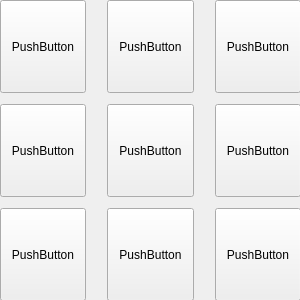
<?xml version="1.0" encoding="UTF-8"?>
<ui version="4.0">
 <class>campo</class>
 <widget class="QWidget" name="campo">
  <property name="geometry">
   <rect>
    <x>0</x>
    <y>0</y>
    <width>300</width>
    <height>300</height>
   </rect>
  </property>
  <property name="sizePolicy">
   <sizepolicy hsizetype="Maximum" vsizetype="Maximum">
    <horstretch>0</horstretch>
    <verstretch>0</verstretch>
   </sizepolicy>
  </property>
  <property name="windowTitle">
   <string>Jogo da Velha</string>
  </property>
  <property name="styleSheet">
   <string notr="true">background-image: url(:/Imagens/Grid3.png);</string>
  </property>
  <widget class="QWidget" name="gridLayoutWidget">
   <property name="geometry">
    <rect>
     <x>0</x>
     <y>0</y>
     <width>301</width>
     <height>301</height>
    </rect>
   </property>
   <layout class="QGridLayout" name="gridLayout">
    <item row="1" column="0">
     <spacer name="verticalSpacer">
      <property name="orientation">
       <enum>Qt::Vertical</enum>
      </property>
      <property name="sizeType">
       <enum>QSizePolicy::Maximum</enum>
      </property>
      <property name="sizeHint" stdset="0">
       <size>
        <width>20</width>
        <height>5</height>
       </size>
      </property>
     </spacer>
    </item>
    <item row="0" column="0">
     <widget class="QPushButton" name="pushButton_1">
      <property name="sizePolicy">
       <sizepolicy hsizetype="Ignored" vsizetype="Ignored">
        <horstretch>0</horstretch>
        <verstretch>0</verstretch>
       </sizepolicy>
      </property>
      <property name="styleSheet">
       <string notr="true">border-image: url(:/Imagens/Fundo Branco.jpg);</string>
      </property>
      <property name="text">
       <string>PushButton</string>
      </property>
     </widget>
    </item>
    <item row="2" column="0">
     <widget class="QPushButton" name="pushButton_4">
      <property name="sizePolicy">
       <sizepolicy hsizetype="Ignored" vsizetype="Ignored">
        <horstretch>0</horstretch>
        <verstretch>0</verstretch>
       </sizepolicy>
      </property>
      <property name="styleSheet">
       <string notr="true">border-image: url(:/Imagens/Fundo Branco.jpg);</string>
      </property>
      <property name="text">
       <string>PushButton</string>
      </property>
     </widget>
    </item>
    <item row="2" column="2">
     <widget class="QPushButton" name="pushButton_6">
      <property name="sizePolicy">
       <sizepolicy hsizetype="Ignored" vsizetype="Ignored">
        <horstretch>0</horstretch>
        <verstretch>0</verstretch>
       </sizepolicy>
      </property>
      <property name="styleSheet">
       <string notr="true">border-image: url(:/Imagens/Fundo Branco.jpg);</string>
      </property>
      <property name="text">
       <string>PushButton</string>
      </property>
     </widget>
    </item>
    <item row="4" column="0">
     <widget class="QPushButton" name="pushButton_5">
      <property name="sizePolicy">
       <sizepolicy hsizetype="Ignored" vsizetype="Ignored">
        <horstretch>0</horstretch>
        <verstretch>0</verstretch>
       </sizepolicy>
      </property>
      <property name="styleSheet">
       <string notr="true">border-image: url(:/Imagens/Fundo Branco.jpg);</string>
      </property>
      <property name="text">
       <string>PushButton</string>
      </property>
     </widget>
    </item>
    <item row="4" column="4">
     <widget class="QPushButton" name="pushButton_9">
      <property name="sizePolicy">
       <sizepolicy hsizetype="Ignored" vsizetype="Ignored">
        <horstretch>0</horstretch>
        <verstretch>0</verstretch>
       </sizepolicy>
      </property>
      <property name="styleSheet">
       <string notr="true">border-image: url(:/Imagens/Fundo Branco.jpg);</string>
      </property>
      <property name="text">
       <string>PushButton</string>
      </property>
     </widget>
    </item>
    <item row="2" column="4">
     <widget class="QPushButton" name="pushButton_8">
      <property name="sizePolicy">
       <sizepolicy hsizetype="Ignored" vsizetype="Ignored">
        <horstretch>0</horstretch>
        <verstretch>0</verstretch>
       </sizepolicy>
      </property>
      <property name="styleSheet">
       <string notr="true">border-image: url(:/Imagens/Fundo Branco.jpg);</string>
      </property>
      <property name="text">
       <string>PushButton</string>
      </property>
     </widget>
    </item>
    <item row="3" column="0">
     <spacer name="verticalSpacer_2">
      <property name="orientation">
       <enum>Qt::Vertical</enum>
      </property>
      <property name="sizeType">
       <enum>QSizePolicy::Maximum</enum>
      </property>
      <property name="sizeHint" stdset="0">
       <size>
        <width>20</width>
        <height>5</height>
       </size>
      </property>
     </spacer>
    </item>
    <item row="4" column="2">
     <widget class="QPushButton" name="pushButton_7">
      <property name="sizePolicy">
       <sizepolicy hsizetype="Ignored" vsizetype="Ignored">
        <horstretch>0</horstretch>
        <verstretch>0</verstretch>
       </sizepolicy>
      </property>
      <property name="styleSheet">
       <string notr="true">border-image: url(:/Imagens/Fundo Branco.jpg);</string>
      </property>
      <property name="text">
       <string>PushButton</string>
      </property>
     </widget>
    </item>
    <item row="0" column="2">
     <widget class="QPushButton" name="pushButton_2">
      <property name="sizePolicy">
       <sizepolicy hsizetype="Ignored" vsizetype="Ignored">
        <horstretch>0</horstretch>
        <verstretch>0</verstretch>
       </sizepolicy>
      </property>
      <property name="styleSheet">
       <string notr="true">border-image: url(:/Imagens/Fundo Branco.jpg);</string>
      </property>
      <property name="text">
       <string>PushButton</string>
      </property>
     </widget>
    </item>
    <item row="0" column="3">
     <spacer name="horizontalSpacer">
      <property name="orientation">
       <enum>Qt::Horizontal</enum>
      </property>
      <property name="sizeType">
       <enum>QSizePolicy::Maximum</enum>
      </property>
      <property name="sizeHint" stdset="0">
       <size>
        <width>15</width>
        <height>20</height>
       </size>
      </property>
     </spacer>
    </item>
    <item row="0" column="4">
     <widget class="QPushButton" name="pushButton_3">
      <property name="sizePolicy">
       <sizepolicy hsizetype="Ignored" vsizetype="Ignored">
        <horstretch>0</horstretch>
        <verstretch>0</verstretch>
       </sizepolicy>
      </property>
      <property name="styleSheet">
       <string notr="true">border-image: url(:/Imagens/Fundo Branco.jpg);</string>
      </property>
      <property name="text">
       <string>PushButton</string>
      </property>
     </widget>
    </item>
    <item row="0" column="1">
     <spacer name="horizontalSpacer_2">
      <property name="orientation">
       <enum>Qt::Horizontal</enum>
      </property>
      <property name="sizeType">
       <enum>QSizePolicy::Maximum</enum>
      </property>
      <property name="sizeHint" stdset="0">
       <size>
        <width>15</width>
        <height>20</height>
       </size>
      </property>
     </spacer>
    </item>
   </layout>
  </widget>
 </widget>
 <resources>
  <include location="../Imagens/ProjImgs.qrc"/>
 </resources>
 <connections/>
</ui>
